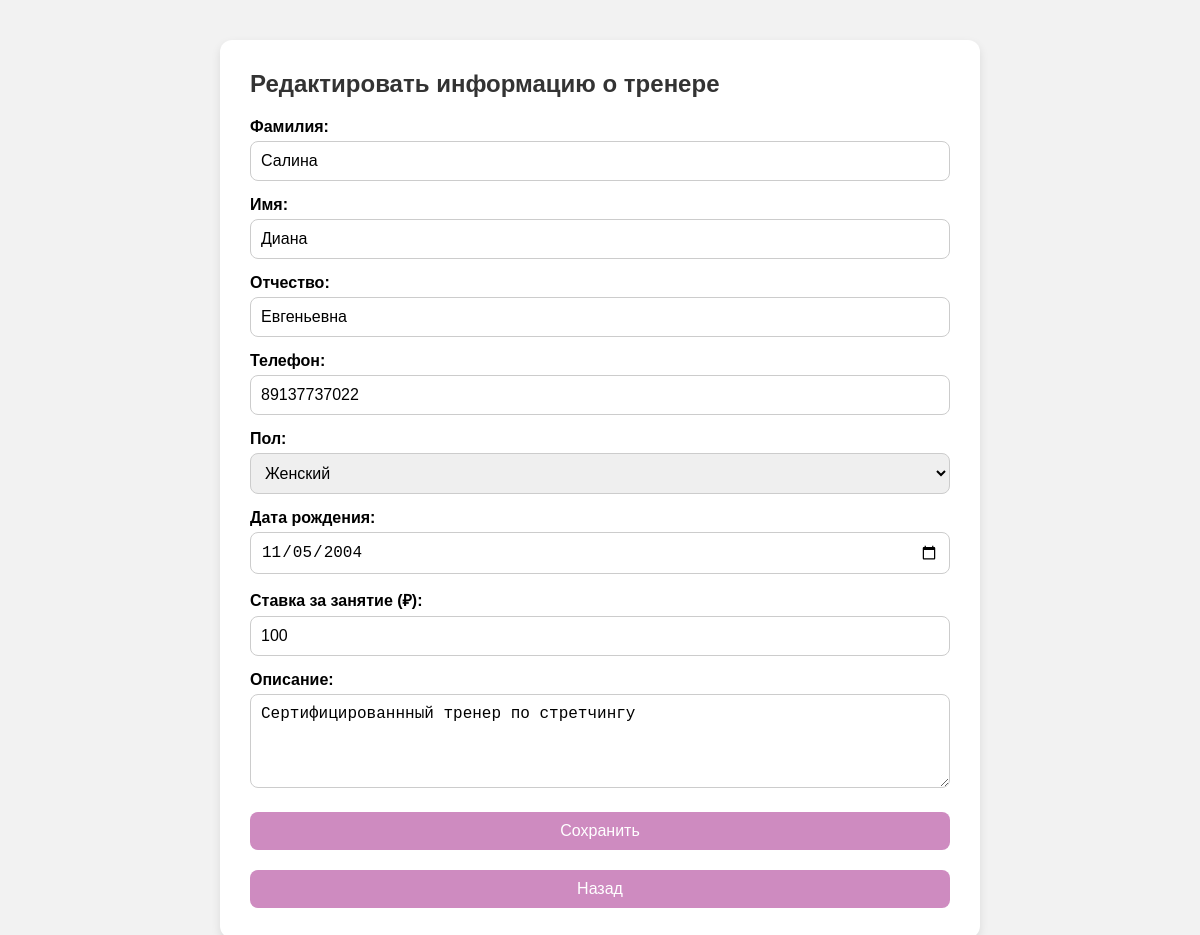
Screenshot of /edit_coach.php?id=1 with the database file from the repository.
### tables this page shows
CREATE TABLE `coaches` (
    `coach_id` INT(10) NOT NULL AUTO_INCREMENT,
    `name` VARCHAR(255) NOT NULL,
    `surname` VARCHAR(255) NOT NULL,
    `patronymic` VARCHAR(255) NOT NULL,
    `phone` VARCHAR(15) NOT NULL CHECK (
        phone REGEXP '^[+]?[0-9]{1,4}?[-.\\s]?([(]?[0-9]{1,3}[)]?[-.\\s]?){1,4}[0-9]+$'
    ),
    `password` VARCHAR(255) NOT NULL,
    `sex` ENUM('женский', 'мужской') NOT NULL,
    `birthday` DATE NOT NULL,
    `description` TEXT NULL DEFAULT NULL,
    `bid_per_hour` INT NOT NULL,
    PRIMARY KEY (`coach_id`) USING BTREE
);

### edit_coach.php (the view, shortened to what this page needs)
<?php
include_once 'config.php';
$coach_id = (int) $_GET['id'];
$stmt = $pdo->prepare("SELECT * FROM coaches WHERE coach_id = ?");
$stmt->execute([$coach_id]);
$coach = $stmt->fetch();
?>
<!DOCTYPE html>
<html lang="ru">
<head>
</head>
<body>
<div class="container">
    <h2>Редактировать информацию о тренере</h2>
    <form method="POST">
        <label for="surname">Фамилия:</label>
        <input type="text" name="surname" id="surname" value="<?= htmlspecialchars($coach['surname']) ?>" required>
        <label for="name">Имя:</label>
        <input type="text" name="name" id="name" value="<?= htmlspecialchars($coach['name']) ?>" required>
        <label for="patronymic">Отчество:</label>
        <input type="text" name="patronymic" id="patronymic" value="<?= htmlspecialchars($coach['patronymic']) ?>">
        <label for="phone">Телефон:</label>
        <input type="text" name="phone" id="phone" value="<?= htmlspecialchars($coach['phone']) ?>" required>
        <label for="sex">Пол:</label>
        <select name="sex" id="sex" required>
            <option value="женский" <?= $coach['sex'] === 'женский' ? 'selected' : '' ?>>Женский</option>
        </select>
        <label for="birthday">Дата рождения:</label>
        <input type="date" name="birthday" id="birthday" value="<?= $coach['birthday'] ?>" required>
        <label for="bid">Ставка за занятие (₽):</label>
        <input type="number" step="0.01" name="bid" id="bid" value="<?= $coach['bid_per_hour'] ?>" required min="0">
        <label for="description">Описание:</label>
        <textarea name="description" id="description" rows="4"><?= htmlspecialchars($coach['description']) ?></textarea>
        <button type="submit" class="btn">Сохранить</button>
    </form>
    <a href="coaches.php" class="back-btn">Назад</a>
</div>
</body>
</html>

### edit_coach.php (style rules this page uses)
body { font-family: sans-serif; background: #f2f2f2; margin: 0; padding: 0; }
.container { max-width: 700px; margin: 40px auto; background: white; padding: 30px; border-radius: 12px; box-shadow: 0 4px 10px rgba(0,0,0,0.1); }
h2 { color: #333; margin-top: 0; }
label { font-weight: bold; display: block; margin-top: 15px; }
input, select, textarea, button { width: 100%; padding: 10px; margin-top: 5px; font-size: 16px; border: 1px solid #ccc; border-radius: 8px; box-sizing: border-box; }
textarea { resize: vertical; }
.btn, .back-btn { margin-top: 20px; background-color: #ce8bc0; color: white; border: none; cursor: pointer; text-align: center; text-decoration: none; display: inline-block; padding: 10px 20px; border-radius: 8px; font-size: 16px; width: 100%; box-sizing: border-box; }

### rows the page displays
coaches: surname "Салина", name "Диана", patronymic "Евгеньевна", phone "89137737022", sex "Женский", birthday "11/05/2004", bid "100", description "Сертифицированнный тренер по стретчингу"
